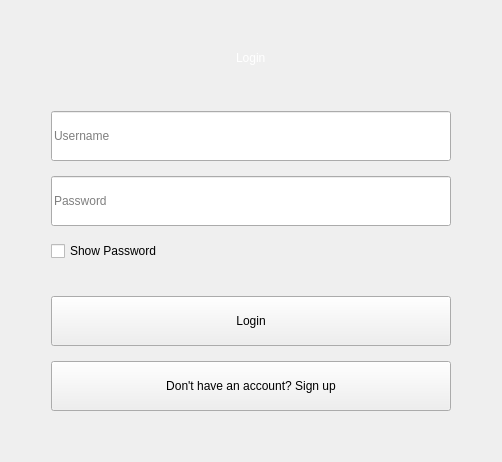
      <widget class="QWidget" name="login">
       <layout class="QHBoxLayout" name="horizontalLayout_login">
        <item>
         <layout class="QGridLayout" name="gridLayout_login">
          <item row="0" column="1">
           <spacer name="verticalSpacer_login_top">
            <property name="orientation">
             <enum>Qt::Orientation::Vertical</enum>
            </property>
            <property name="sizeHint" stdset="0">
             <size>
              <width>20</width>
              <height>40</height>
             </size>
            </property>
           </spacer>
          </item>
          <item row="1" column="1" alignment="Qt::AlignmentFlag::AlignHCenter">
           <widget class="QLabel" name="label_login">
            <property name="styleSheet">
             <string notr="true">color: rgb(255, 255, 255);
font: 900 36pt &quot;Segoe UI Black&quot;;</string>
            </property>
            <property name="text">
             <string>Login</string>
            </property>
           </widget>
          </item>
          <item row="2" column="1">
           <spacer name="verticalSpacer_login_1">
            <property name="orientation">
             <enum>Qt::Orientation::Vertical</enum>
            </property>
            <property name="sizeType">
             <enum>QSizePolicy::Policy::Maximum</enum>
            </property>
            <property name="sizeHint" stdset="0">
             <size>
              <width>20</width>
              <height>40</height>
             </size>
            </property>
           </spacer>
          </item>
          <item row="3" column="1">
           <layout class="QVBoxLayout" name="verticalLayout_login">
            <property name="spacing">
             <number>15</number>
            </property>
            <item>
             <widget class="QLineEdit" name="lineEdit_username">
              <property name="minimumSize">
               <size>
                <width>400</width>
                <height>50</height>
               </size>
              </property>
              <property name="placeholderText">
               <string>Username</string>
              </property>
             </widget>
            </item>
            <item>
             <widget class="QLineEdit" name="lineEdit_password">
              <property name="minimumSize">
               <size>
                <width>400</width>
                <height>50</height>
               </size>
              </property>
              <property name="echoMode">
               <enum>QLineEdit::EchoMode::Password</enum>
              </property>
              <property name="placeholderText">
               <string>Password</string>
              </property>
             </widget>
            </item>
            <item>
             <widget class="QCheckBox" name="checkBox_show_password">
              <property name="text">
               <string>Show Password</string>
              </property>
             </widget>
            </item>
            <item>
             <spacer name="verticalSpacer_login_2">
              <property name="orientation">
               <enum>Qt::Orientation::Vertical</enum>
              </property>
              <property name="sizeType">
               <enum>QSizePolicy::Policy::Maximum</enum>
              </property>
              <property name="sizeHint" stdset="0">
               <size>
                <width>20</width>
                <height>20</height>
               </size>
              </property>
             </spacer>
            </item>
            <item>
             <widget class="QPushButton" name="pushButton_login">
              <property name="minimumSize">
               <size>
                <width>120</width>
                <height>50</height>
               </size>
              </property>
              <property name="text">
               <string>Login</string>
              </property>
             </widget>
            </item>
            <item>
             <widget class="QPushButton" name="pushButton_goto_signup">
              <property name="minimumSize">
               <size>
                <width>400</width>
                <height>50</height>
               </size>
              </property>
              <property name="text">
               <string>Don't have an account? Sign up</string>
              </property>
             </widget>
            </item>
           </layout>
          </item>
          <item row="3" column="0">
           <spacer name="horizontalSpacer_login_left">
            <property name="orientation">
             <enum>Qt::Orientation::Horizontal</enum>
            </property>
            <property name="sizeHint" stdset="0">
             <size>
              <width>40</width>
              <height>20</height>
             </size>
            </property>
           </spacer>
          </item>
          <item row="3" column="2">
           <spacer name="horizontalSpacer_login_right">
            <property name="orientation">
             <enum>Qt::Orientation::Horizontal</enum>
            </property>
            <property name="sizeHint" stdset="0">
             <size>
              <width>40</width>
              <height>20</height>
             </size>
            </property>
           </spacer>
          </item>
          <item row="4" column="1">
           <spacer name="verticalSpacer_login_bottom">
            <property name="orientation">
             <enum>Qt::Orientation::Vertical</enum>
            </property>
            <property name="sizeHint" stdset="0">
             <size>
              <width>20</width>
              <height>40</height>
             </size>
            </property>
           </spacer>
          </item>
         </layout>
        </item>
       </layout>
      </widget>
